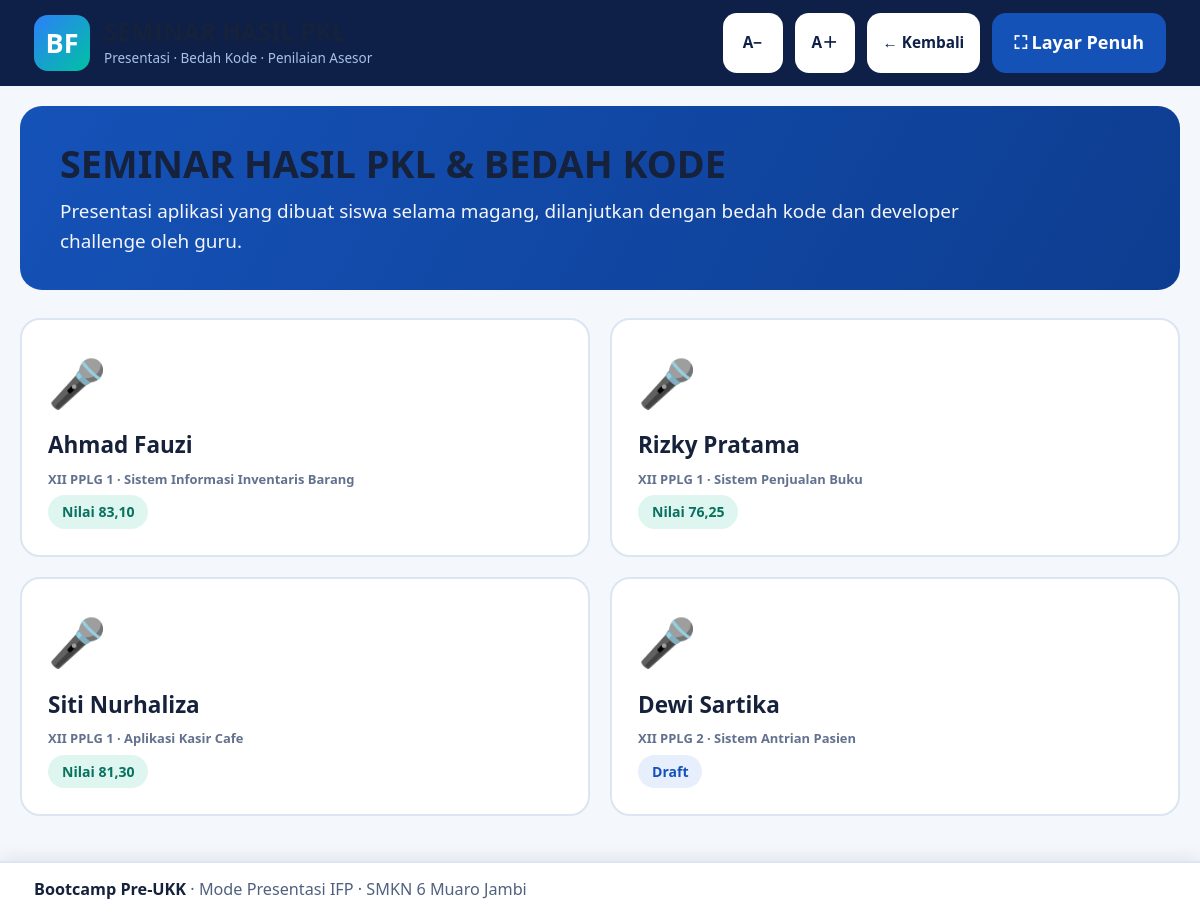
Screenshot of /ifp/seminar.php (signed in) with the database file from the repository.
### tables this page shows
CREATE TABLE seminar_profiles (
  id              INT UNSIGNED AUTO_INCREMENT PRIMARY KEY,
  student_id      INT UNSIGNED NOT NULL,
  pkl_place       VARCHAR(180) NOT NULL,
  pkl_period      VARCHAR(100) DEFAULT NULL,
  app_title       VARCHAR(200) NOT NULL,
  technologies    TEXT NOT NULL,
  problem_desc    TEXT NOT NULL,
  requirement     TEXT DEFAULT NULL,
  architecture    TEXT DEFAULT NULL,
  erd             TEXT DEFAULT NULL,
  folder_structure TEXT DEFAULT NULL,
  demo_notes      TEXT DEFAULT NULL,
  features        TEXT DEFAULT NULL,
  status          ENUM('draft','siap','dinilai') NOT NULL DEFAULT 'draft',
  created_at      TIMESTAMP NOT NULL DEFAULT CURRENT_TIMESTAMP,
  updated_at      TIMESTAMP NOT NULL DEFAULT CURRENT_TIMESTAMP ON UPDATE CURRENT_TIMESTAMP,
  UNIQUE KEY uq_seminar_profile (student_id),
  CONSTRAINT fk_seminar_student FOREIGN KEY (student_id) REFERENCES students(id) ON DELETE CASCADE
);

CREATE TABLE students (
  id            INT UNSIGNED AUTO_INCREMENT PRIMARY KEY,
  nis           VARCHAR(30) NOT NULL UNIQUE,
  name          VARCHAR(100) NOT NULL,
  class_name    VARCHAR(30) NOT NULL DEFAULT 'XII PPLG 1',
  gender        ENUM('L','P') NOT NULL DEFAULT 'L',
  phone         VARCHAR(20) DEFAULT NULL,
  email         VARCHAR(120) DEFAULT NULL,
  pkl_place     VARCHAR(180) DEFAULT NULL,
  pkl_title     VARCHAR(200) DEFAULT NULL,
  technologies  TEXT DEFAULT NULL,
  problem_desc  TEXT DEFAULT NULL,
  features      TEXT DEFAULT NULL,
  status        ENUM('aktif','alumni') NOT NULL DEFAULT 'aktif',
  created_at    TIMESTAMP NOT NULL DEFAULT CURRENT_TIMESTAMP,
  updated_at    TIMESTAMP NOT NULL DEFAULT CURRENT_TIMESTAMP ON UPDATE CURRENT_TIMESTAMP
);

### config/helpers.php (called while the page is built, shortened)
<?php
function e($value): string
{
    return htmlspecialchars((string) $value, ENT_QUOTES | ENT_SUBSTITUTE, 'UTF-8');
}
function url(string $path = ''): string
{
    return BASE_PATH . '/' . ltrim($path, '/');
}
function query(string $key, $default = '')
{
    return isset($_GET[$key]) && is_scalar($_GET[$key]) ? $_GET[$key] : $default;
}
function str_limit(?string $text, int $limit = 100, string $end = '…'): string
{
    $text = trim((string) $text);
    if (mb_strlen($text) <= $limit) {
        return $text;
    }
    return mb_substr($text, 0, $limit) . $end;
}
function fmt_score($value, int $digits = 2): string
{
    return number_format((float) $value, $digits, ',', '.');
}

### config/database.php (called while the page is built, shortened)
<?php
function db()
{
    static $pdo = null;
    if ($pdo instanceof PDO) {
        return $pdo;
    }
    $dsn = 'mysql:host=' . DB_HOST . ';dbname=' . DB_NAME . ';charset=' . DB_CHARSET;
    try {
        $pdo = new PDO($dsn, DB_USER, DB_PASS, [
            PDO::ATTR_ERRMODE            => PDO::ERRMODE_EXCEPTION,
            PDO::ATTR_DEFAULT_FETCH_MODE => PDO::FETCH_ASSOC,
            PDO::ATTR_EMULATE_PREPARES   => false,
        ]);
    } catch (PDOException $e) {
        http_response_code(500);
        echo '<!doctype html><html lang="id"><meta charset="utf-8">';
        echo '<title>Koneksi Database Gagal</title>';
        echo '<body style="font-family:Arial,sans-serif;padding:40px;line-height:1.7">';
        echo '<h1>Koneksi database gagal</h1>';
        echo '<p>Periksa kembali:</p><ul>';
        echo '<li>Laragon (Apache &amp; MySQL) sudah berjalan.</li>';
        echo '<li>Database <strong>' . htmlspecialchars(DB_NAME) . '</strong> sudah dibuat.</li>';
        echo '<li>File <code>database/database.sql</code> sudah di-import.</li>';
        echo '<li>Pengaturan DB di <code>config/config.php</code> sesuai.</li>';
        echo '</ul><p>Detail teknis: <code>' . htmlspecialchars($e->getMessage()) . '</code></p>';
        echo '</body></html>';
        exit;
    }
    return $pdo;
}
function db_all(string $sql, array $params = []): array
{
    $stmt = db()->prepare($sql);
    $stmt->execute($params);
    return $stmt->fetchAll();
}

### ifp/seminar.php (the view, shortened to what this page needs)
<?php
require_once dirname(__DIR__) . '/config/database.php';
require_once __DIR__ . '/_layout.php';
$rows = db_all('SELECT sp.*, s.name, s.class_name, s.nis,
        (SELECT MAX(total_score) FROM seminar_assessments sa WHERE sa.student_id = s.id) AS last_score
    FROM seminar_profiles sp JOIN students s ON s.id = sp.student_id
    ORDER BY FIELD(sp.status, "siap", "dinilai", "draft"), s.name');
$studentId = (int) query('student_id', 0);
$detail = $studentId ? db_one('SELECT sp.*, s.name, s.class_name, s.nis, s.pkl_place AS s_pkl, s.pkl_title
    FROM seminar_profiles sp JOIN students s ON s.id = sp.student_id WHERE s.id = ?', [$studentId]) : null;
$assessment = $studentId ? db_one('SELECT * FROM seminar_assessments WHERE student_id = ? ORDER BY id DESC LIMIT 1', [$studentId]) : null;
?>
<main class="ifp-body wide">
    <?php if ($detail): ?>
        <div class="ifp-slide" id="ifp-slide">
            <a class="ifp-btn small" href="<?= url('ifp/seminar.php') ?>">← Daftar Peserta</a>
            <h2 style="margin-top:18px"><?= e($detail['name']) ?></h2>
            <p><span class="ifp-badge"><?= e($detail['class_name']) ?></span> NIS <?= e($detail['nis']) ?></p>
            <div class="ifp-grid cols-2">
                <div>
                    <h3>Identitas PKL</h3>
                    <table class="data-table">
                        <tr><th>Tempat PKL</th><td><?= e($detail['pkl_place']) ?></td></tr>
                        <tr><th>Periode</th><td><?= e($detail['pkl_period'] ?: '-') ?></td></tr>
                        <tr><th>Judul Aplikasi</th><td><?= e($detail['app_title']) ?></td></tr>
                        <tr><th>Teknologi</th><td><?= nl2br(e($detail['technologies'])) ?></td></tr>
                        <tr><th>Status</th><td><span class="ifp-badge <?= $detail['status'] === 'siap' ? 'green' : '' ?>"><?= e(ucfirst($detail['status'])) ?></span></td></tr>
                    </table>
                    <h3>Deskripsi Masalah</h3>
                    <p><?= nl2br(e($detail['problem_desc'] ?: '-')) ?></p>
                    <h3>Fitur Aplikasi</h3>
                    <p><?= nl2br(e($detail['features'] ?: '-')) ?></p>
                </div>
                <div>
                    <h3>Presentasi</h3>
                    <p><strong>Analisis Kebutuhan:</strong><br><?= nl2br(e($detail['requirement'] ?: '-')) ?></p>
                    <p><strong>Arsitektur:</strong><br><?= nl2br(e($detail['architecture'] ?: '-')) ?></p>
                    <p><strong>ERD / Database:</strong><br><?= nl2br(e($detail['erd'] ?: '-')) ?></p>
                    <p><strong>Struktur Folder:</strong><br><?= nl2br(e($detail['folder_structure'] ?: '-')) ?></p>
                    <?php if ($assessment): ?>
                        <h3>Nilai Seminar: <?= fmt_score($assessment['total_score']) ?></h3>
                        <p><?= nl2br(e($assessment['assessor_notes'] ?: '-')) ?></p>
                    <?php endif; ?>
                </div>
            </div>
        </div>
    <?php else: ?>
        <div class="ifp-hero">
            <h2>SEMINAR HASIL PKL & BEDAH KODE</h2>
            <p>Presentasi aplikasi yang dibuat siswa selama magang, dilanjutkan dengan bedah kode dan developer challenge oleh guru.</p>
        </div>
        <div class="ifp-grid cols-4">
            <?php foreach ($rows as $r): ?>
                <a class="ifp-menu" href="<?= url('ifp/seminar.php?student_id=' . (int)$r['student_id']) ?>">
                    <span class="ico">🎤</span>
                    <?= e($r['name']) ?>
                    <small><?= e($r['class_name']) ?> · <?= e(str_limit($r['app_title'], 34)) ?></small>
                    <small>
                        <?php if ($r['last_score'] !== null): ?>
                            <span class="ifp-badge green">Nilai <?= fmt_score($r['last_score']) ?></span>
                        <?php else: ?>
                            <span class="ifp-badge"><?= e(ucfirst($r['status'])) ?></span>
                        <?php endif; ?>
                    </small>
                </a>
            <?php endforeach; ?>
        </div>
    <?php endif; ?>
</main>

### assets/css/app.css (style rules this page uses)
:root { --primary: #1552b8; --primary-dark: #0d3d90; --primary-light: #e8f0ff; --accent: #00a389; --accent-light: #e2f7f3; --danger: #c62828; --danger-light: #fdecec; --warning: #b26a00; --warning-light: #fff4e0; --info: #0b6ea8; --success: #1b7f4d; --ink: #16213b; --muted: #5d6b85; --line: #d9e2f0; --surface: #ffffff; --canvas: #f2f5fa; --sidebar: #10234a; --sidebar-text: #dce7ff; --radius: 14px; --shadow: 0 3px 14px rgba(16, 35, 74, .09); --font-size: 16px; }
* { box-sizing: border-box; }
html { font-size: var(--font-size); scroll-behavior: smooth; }
body { margin: 0; font-family: "Segoe UI", "Trebuchet MS", Arial, sans-serif; color: var(--ink); background: var(--canvas); line-height: 1.6; -webkit-text-size-adjust: 100%; }
a { color: var(--primary); text-decoration: none; }
h1, h2, h3, h4, h5 { margin: 0 0 .6em; line-height: 1.25; color: var(--ink); }
h2 { font-size: 1.45rem; }
p { margin: 0 0 1em; }
small, .muted { color: var(--muted); }

### assets/css/ifp.css (style rules this page uses)
:root { --ifp-primary: #1552b8; --ifp-dark: #0e2047; --ifp-accent: #00a389; --ifp-bg: #f4f7fb; }
* { box-sizing: border-box; }
html { font-size: 20px; }
body.ifp { margin: 0; font-family: "Segoe UI", Arial, sans-serif; background: var(--ifp-bg); color: #16213b; line-height: 1.55; overflow-x: hidden; }
.ifp-body { padding: 28px 34px 110px; max-width: 1600px; margin: 0 auto; }
.ifp-body.wide { max-width: none; }
.ifp-hero { background: linear-gradient(120deg, #1552b8, #0d3d90); color: #fff; border-radius: 22px; padding: 34px 40px; margin-bottom: 28px; }
.ifp-hero h2 { font-size: 2.1rem; margin: 0 0 10px; }
.ifp-hero p { font-size: 1.05rem; max-width: 900px; opacity: .95; margin: 0; }
.ifp-grid { display: grid; gap: 20px; }
.ifp-grid.cols-4 { grid-template-columns: repeat(4, minmax(0, 1fr)); }
.ifp-menu { display: flex; flex-direction: column; justify-content: center; min-height: 180px; padding: 26px; border-radius: 20px; background: #fff; border: 2px solid #dce5f2; color: #16213b; text-decoration: none; font-size: 1.25rem; font-weight: 800; }
.ifp-menu .ico { font-size: 2.6rem; margin-bottom: 10px; }
.ifp-menu small { display: block; font-size: .72rem; color: #62718e; font-weight: 600; margin-top: 6px; }
.ifp-footer .slide-info strong { color: #16213b; }
.ifp-badge { display: inline-block; padding: 6px 14px; border-radius: 30px; font-size: .78rem; font-weight: 800; background: #e7eefc; color: var(--ifp-primary); }
.ifp-badge.green { background: #dff5ef; color: #08725f; }
@media (max-width: 1200px) { html { font-size: 18px; } }
@media (max-width: 1200px) { .ifp-grid.cols-4 { grid-template-columns: repeat(2, minmax(0, 1fr)); } }
@media (max-width: 1200px) { .ifp-body { padding: 20px 20px 100px; } }

### rows the page displays
seminar_profiles: student.name "Ahmad Fauzi", student.class_name "XII PPLG 1", app_title "Sistem Informasi Inventaris Barang", last_score "83,10"
seminar_profiles: student.name "Rizky Pratama", student.class_name "XII PPLG 1", app_title "Sistem Penjualan Buku", last_score "76,25"
seminar_profiles: student.name "Siti Nurhaliza", student.class_name "XII PPLG 1", app_title "Aplikasi Kasir Cafe", last_score "81,30"
seminar_profiles: student.name "Dewi Sartika", student.class_name "XII PPLG 2", app_title "Sistem Antrian Pasien", status "Draft"

### other values shown
$subtitle ?: (SCHOOL_NAME . ' · ' . PROGRAM_NAME) "Presentasi · Bedah Kode · Penilaian Asesor"
